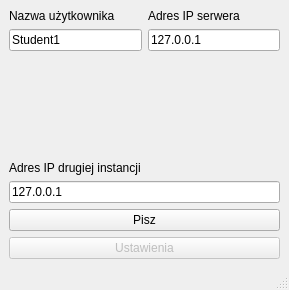
<?xml version="1.0" encoding="UTF-8"?>
<ui version="4.0">
 <class>MainWindow</class>
 <widget class="QMainWindow" name="MainWindow">
  <property name="geometry">
   <rect>
    <x>0</x>
    <y>0</y>
    <width>289</width>
    <height>290</height>
   </rect>
  </property>
  <property name="windowTitle">
   <string>Komunikator</string>
  </property>
  <widget class="QWidget" name="centralwidget">
   <layout class="QGridLayout" name="gridLayout">
    <item row="0" column="0">
     <layout class="QHBoxLayout" name="horizontalLayout">
      <item>
       <layout class="QVBoxLayout" name="verticalLayout">
        <item>
         <widget class="QLabel" name="label_2">
          <property name="text">
           <string>Nazwa użytkownika</string>
          </property>
         </widget>
        </item>
        <item>
         <widget class="QLineEdit" name="lineEdit_username">
          <property name="text">
           <string>Student1</string>
          </property>
         </widget>
        </item>
       </layout>
      </item>
      <item>
       <layout class="QVBoxLayout" name="verticalLayout_2">
        <item>
         <widget class="QLabel" name="label_3">
          <property name="text">
           <string>Adres IP serwera</string>
          </property>
         </widget>
        </item>
        <item>
         <widget class="QLineEdit" name="lineEdit_serverIp">
          <property name="text">
           <string>127.0.0.1</string>
          </property>
          <property name="placeholderText">
           <string>Np.: 127.0.0.1</string>
          </property>
         </widget>
        </item>
       </layout>
      </item>
     </layout>
    </item>
    <item row="1" column="0">
     <layout class="QVBoxLayout" name="verticalLayout_3">
      <item>
       <spacer name="verticalSpacer">
        <property name="orientation">
         <enum>Qt::Vertical</enum>
        </property>
        <property name="sizeHint" stdset="0">
         <size>
          <width>20</width>
          <height>40</height>
         </size>
        </property>
       </spacer>
      </item>
      <item>
       <widget class="QLabel" name="label">
        <property name="text">
         <string>Adres IP drugiej instancji</string>
        </property>
       </widget>
      </item>
      <item>
       <widget class="QLineEdit" name="lineEdit_friendIp">
        <property name="text">
         <string>127.0.0.1</string>
        </property>
        <property name="placeholderText">
         <string>Np.: 127.0.0.1</string>
        </property>
       </widget>
      </item>
      <item>
       <widget class="QPushButton" name="btn_write">
        <property name="text">
         <string>Pisz</string>
        </property>
       </widget>
      </item>
     </layout>
    </item>
    <item row="2" column="0">
     <widget class="QPushButton" name="btn_settings">
      <property name="enabled">
       <bool>false</bool>
      </property>
      <property name="text">
       <string>Ustawienia</string>
      </property>
     </widget>
    </item>
   </layout>
  </widget>
  <widget class="QMenuBar" name="menubar">
   <property name="geometry">
    <rect>
     <x>0</x>
     <y>0</y>
     <width>289</width>
     <height>21</height>
    </rect>
   </property>
  </widget>
  <widget class="QStatusBar" name="statusbar"/>
 </widget>
 <resources/>
 <connections/>
</ui>
